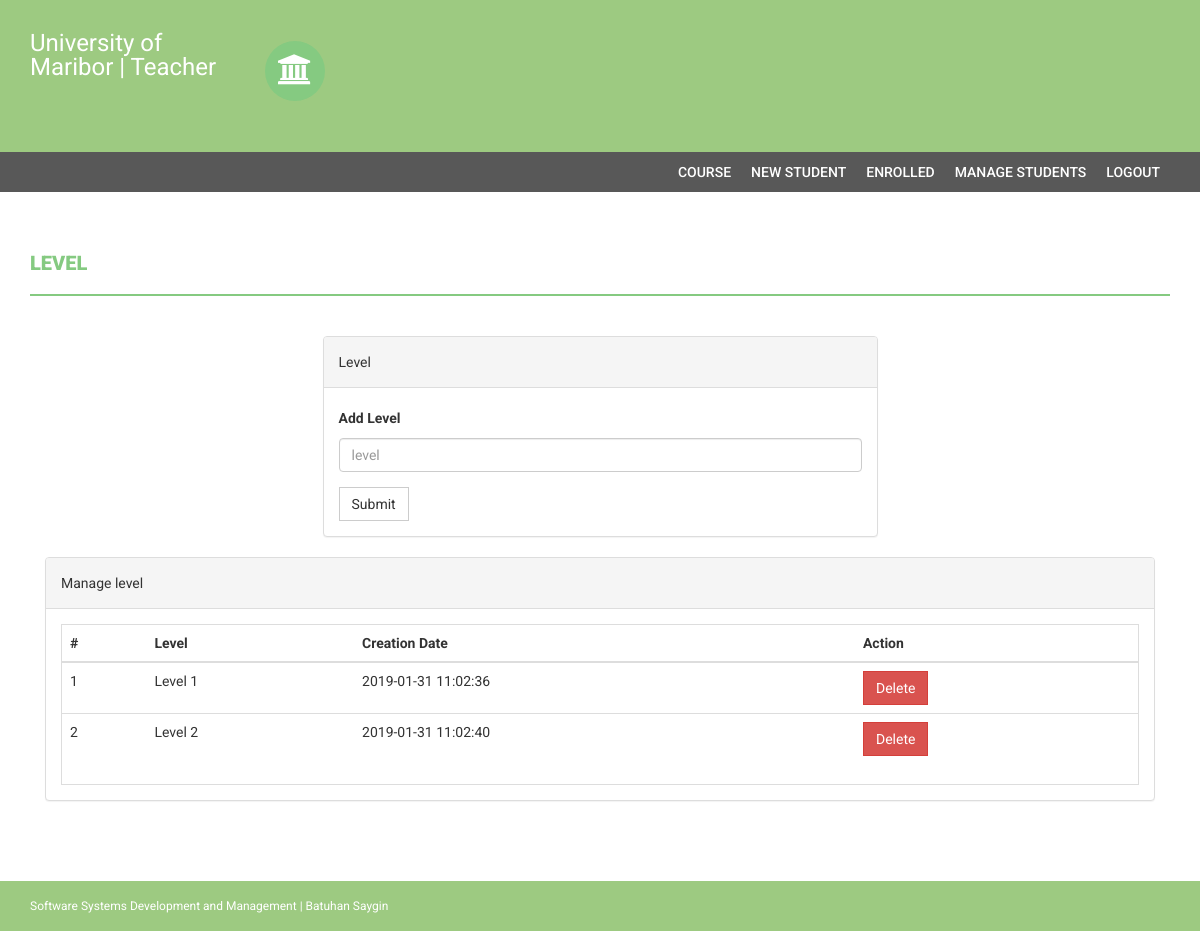
The app's page /teacher/level.php (signed in) with its own data.
### tables this page shows
CREATE TABLE `level` (
  `id` int(11) NOT NULL,
  `level` varchar(255) NOT NULL,
  `creationDate` timestamp NOT NULL DEFAULT CURRENT_TIMESTAMP
);

### teacher/level.php (the view, shortened to what this page needs)
<?php
if(strlen($_SESSION['alogin'])==0)
    {
header('location:index.php');
}
else{
?>
<!DOCTYPE html>
<html xmlns="http://www.w3.org/1999/xhtml">
<head>
    <link href="assets/css/bootstrap.css" rel="stylesheet" />
    <link href="assets/css/font-awesome.css" rel="stylesheet" />
    <link href="assets/css/style.css" rel="stylesheet" />
</head>
<body>
<?php include('includes/header.php');?>
<?php if($_SESSION['alogin']!="")
{
 include('includes/menubar.php');
}
 ?>
    <div class="content-wrapper">
        <div class="container">
              <div class="row">
                    <div class="col-md-12">
                        <h1 class="page-head-line">Level  </h1>
                    </div>
                </div>
                <div class="row" >
                  <div class="col-md-3"></div>
                    <div class="col-md-6">
                        <div class="panel panel-default">
                        <div class="panel-heading">
                           Level
                        </div>
                        <div class="panel-body">
                       <form name="level" method="post">
   <div class="form-group">
    <label for="department">Add Level  </label>
    <input type="text" class="form-control" id="level" name="level" placeholder="level" required />
  </div>
 <button type="submit" name="submit" class="btn btn-default">Submit</button>
</form>
                            </div>
                            </div>
                    </div>
                </div>
                <div class="col-md-12">
                    <div class="panel panel-default">
                        <div class="panel-heading">
                            Manage level
                        </div>
                        <div class="panel-body">
                            <div class="table-responsive table-bordered">
                                <table class="table">
                                    <thead>
                                        <tr>
                                            <th>#</th>
                                            <th>Level</th>
                                            <th>Creation Date</th>
                                            <th>Action</th>
                                        </tr>
                                    </thead>
                                    <tbody>
<?php
$sql=mysqli_query($con,"select * from level");
$cnt=1;
while($row=mysqli_fetch_array($sql))
{
?>
                                        <tr>
                                            <td><?php echo $cnt;?></td>
                                            <td><?php echo htmlentities($row['level']);?></td>
                                            <td><?php echo htmlentities($row['creationDate']);?></td>
                                            <td>
  <a href="level.php?id=<?php echo $row['id']?>&del=delete" onClick="return confirm('Are you sure you want to delete?')">
                                            <button class="btn btn-danger">Delete</button>
</a>
                                            </td>
                                        </tr>
<?php
$cnt++;
} ?>
                                    </tbody>
                                </table>
                            </div>
                        </div>
                    </div>
                </div>
            </div>
        </div>
  <?php include('includes/footer.php');?>
</body>
</html>
<?php } ?>

### teacher/assets/css/style.css (style rules this page uses)
body { font-family: 'Roboto', sans-serif; line-height: 30px; }
.content-wrapper { margin-top: 40px; min-height: 600px; padding-bottom: 60px; }
.page-head-line { font-weight: 900; padding-bottom: 20px; border-bottom: 2px solid #85ca81; text-transform: uppercase; color: #85ca81; font-size: 20px; margin-bottom: 40px; }
.btn { border-radius: 0px; -webkit-border-radius: 0px; -moz-border-radius: 0px; }

### records on screen
level: level "Level 1", creationDate "2019-01-31 11:02:36"
level: level "Level 2", creationDate "2019-01-31 11:02:40"
